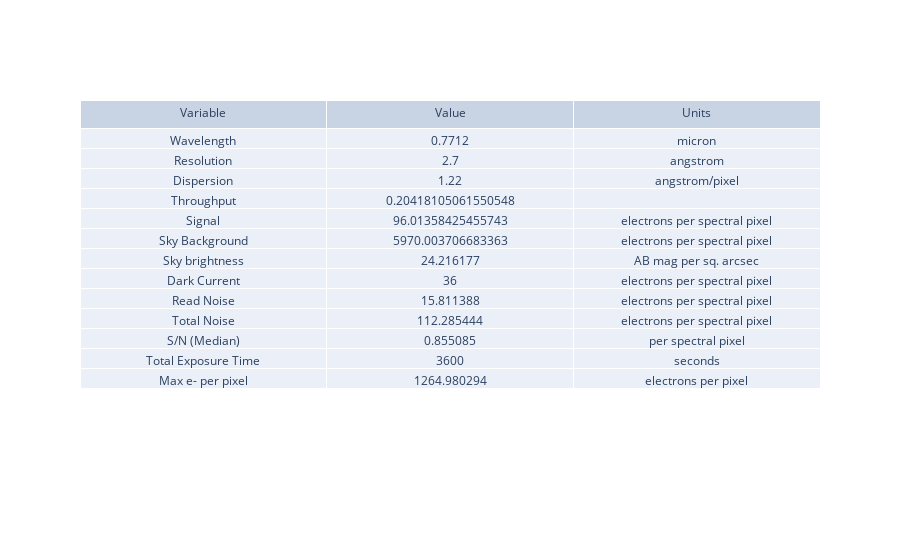

The notebook cell this image was saved under:
### Markdown cell above
## ETC: no filter, slitless - new userinput

### Code cell
userinput_slitless = {"telescope": "SOAR",  #choices are "SOAR", "Gemini", "ATLAS_PROBE" 
             "instrument": "SAMOS",#choices are "SAMOS", "SCORPIO", ,GMOX", ATLAS"
            "band": "LowRed",      #other choices are 
                                  # SAMOS: "LowRed", "LowBlue", "HighRed", "HighBlue", "White1"
                                  # SCORPIO: "g", "r", "i", "z", "Y", "J", "H", "K"
                                  # GMOX: "Blue", "Red", "J", "H", "K"
                                  # ATLAS: "atlas_IR"
            "slit_width":0.33,    #(arcsec) - Other choices are 
                                  # SAMOS: 0.167, 0.333, 0.500, 0.667, 0.833, 1.000
                                  # SCORPIO: 0.36, 0.54, 0.72, 1.08, 1.44, 2.16, 4.32
                                  # GMOX: 0.083, 0.167, 0.250, 0.333, 0.417, 0.500, 0.583, 0.667, 0.750, 0.833, 0.917, 1.00 
                                  # ATLAS: 0.75             
            "time":3600,          #exposure time (s)
            "nExp":5,             # Nr of frames; increases RON, helps saturation, always dither=2 if >0
            "Nreads":1,           # for IRs, RON goes with SQRT(Nreads), so this is the Nr of Fowler pairs
                                  # for CCDs  (all VIS channels) use Nreads = 1 
            "theta":0.33,          # extension of the source in the cross dispersion direction (arcsec): choice: theta = slitwidth in slitless mode
            "lineF":-99,          #use -99 for a dummy value
            "lineW":-99,          #use -99 for a dummy value
            "FWHM":200,           #Width of the line as emitted by the source, in km/s 
            "z":0,
            "specFile":"./templates/Galaxy_Kmag_19_Haflux_5e-17_ebmv_0_z_2_highResSpec_obs_redshift.txt", 
            "mag":22.5,
            "NormalizeUserSpec":True,
            "InputInAngstroms":True,
            "SN":-99,             # = -99 to calculate; othersise set "SN"  > 0 to extract time needed to reach the given SNR
            }

slitless_nofilter_etc_output = general_etc_serena(userinput_slitless,slitless_mode=True)

fig = go.Figure(data=[go.Table(header=dict(values=['Variable', 'Value', 'Units']),
                 cells=dict(values=[
                     slitless_nofilter_etc_output["summary_struct"]['quant'],
                     slitless_nofilter_etc_output["summary_struct"]['value'],
                     slitless_nofilter_etc_output["summary_struct"]['unit']]))
                     ])
fig.show()

### Figure 1 — Plotly figure (JSON) as saved in the notebook; plotly's stock layout.template omitted (floating-point values rounded to 4 significant figures)
{"data": [{"cells": {"values": [["Wavelength", "Resolution", "Dispersion", "Throughput", "Signal", "Sky Background", "Sky brightness", "Dark Current", "Read Noise", "Total Noise", "S/N (Median)", "Total Exposure Time", "Max e- per pixel"], [0.7712, 2.7, 1.22, 0.2042, 96.01, 5970.0, 24.22, 36, 15.81, 112.3, 0.8551, 3600, 1265.0], ["micron", "angstrom", "angstrom/pixel", "", "electrons per spectral pixel", "electrons per spectral pixel", "AB mag per sq. arcsec", "electrons per spectral pixel", "electrons per spectral pixel", "electrons per spectral pixel", "per spectral pixel", "seconds", "electrons per pixel"]]}, "header": {"values": ["Variable", "Value", "Units"]}, "type": "table"}], "layout": {}}
